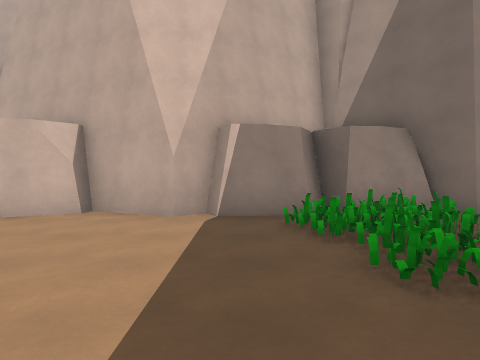
view 1 (above)

24 first-person views from a walk through a Godot game level. The camera is 1.5 m above the floor, tilts 2° down and sees 75° across. The floor is counted in squares, 2 m on a side. Each view is taken from the middle of a square. On the plan, view 1 faces up. The plan holds only what a view shows up to about 10 squares ahead; the rest is blank. The place goes on beyond the plan. Characters and animated objects are left out. Surface patterns are stand-ins for the level's own textures.

view 2
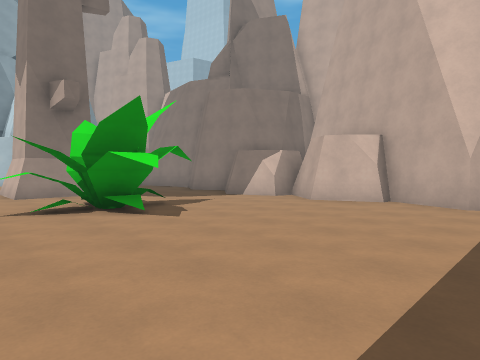

view 3
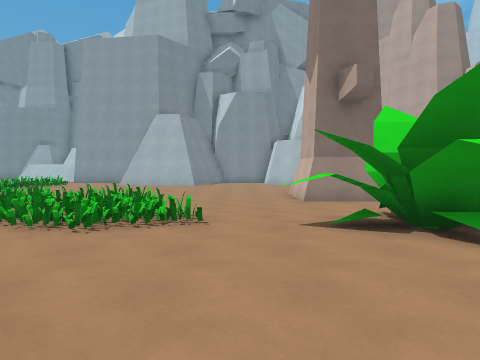

view 4
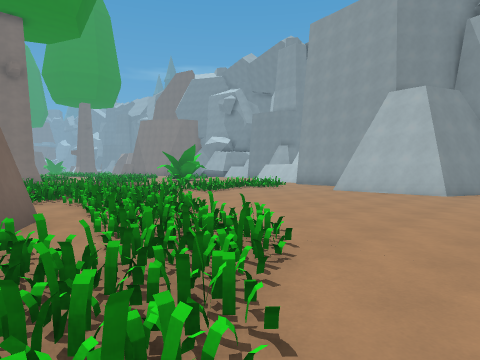

view 5
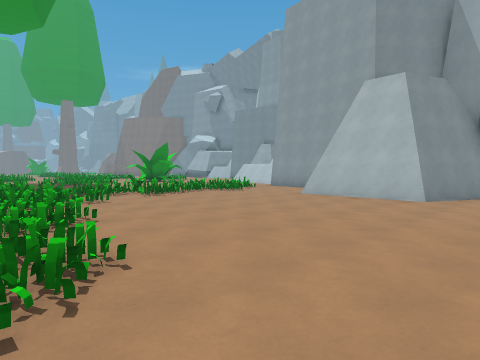

view 6
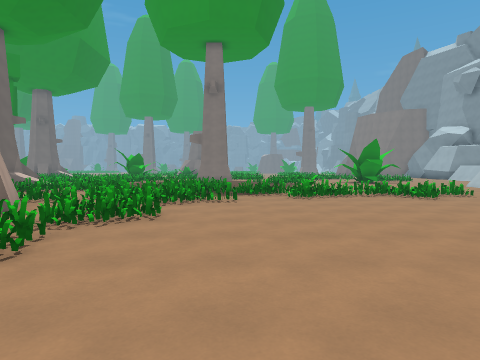

view 7
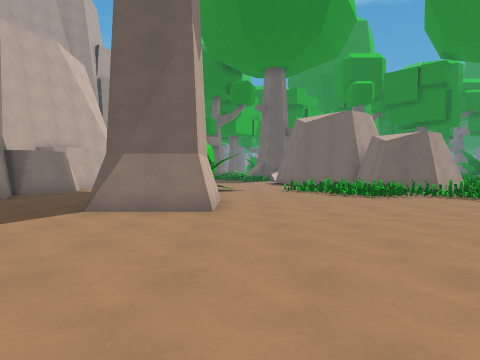

view 8
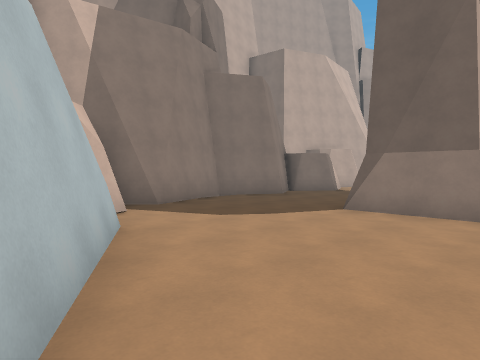

view 9
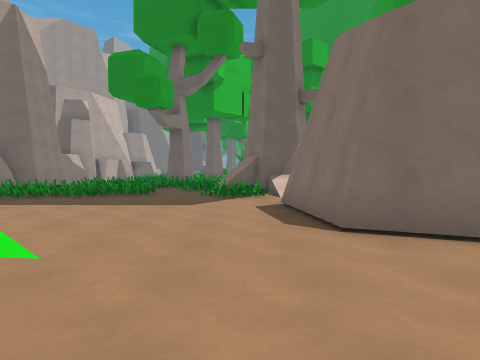

view 10
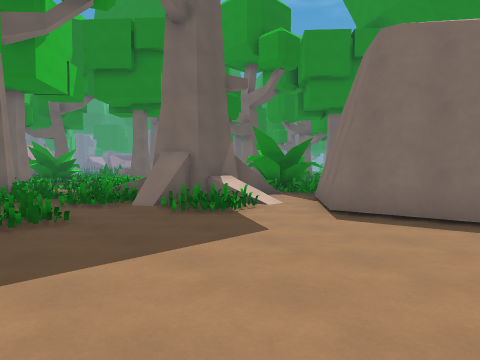

view 11
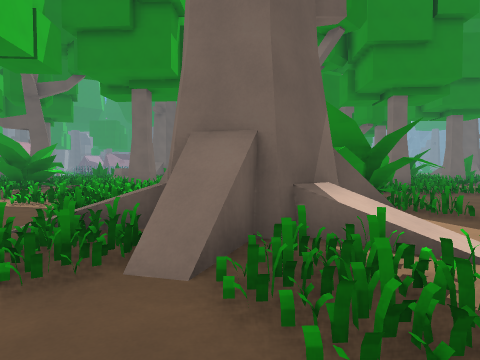

view 12
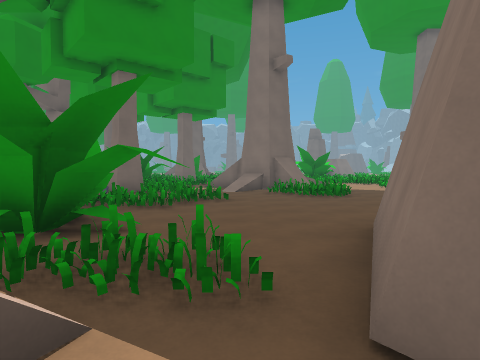

view 13
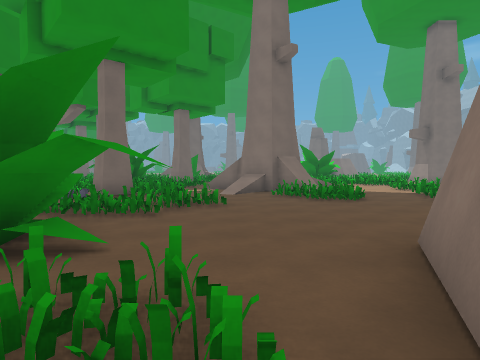

view 14
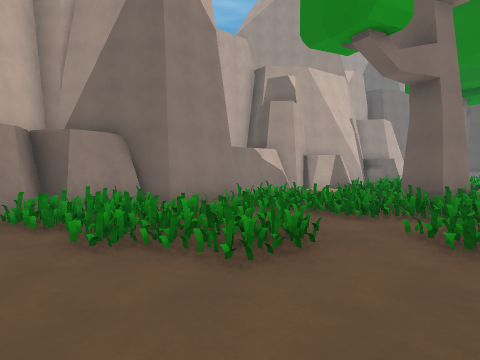

view 15
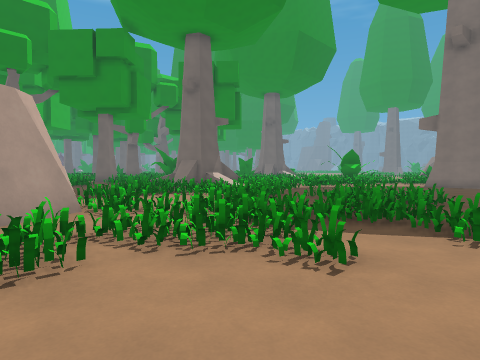

view 16
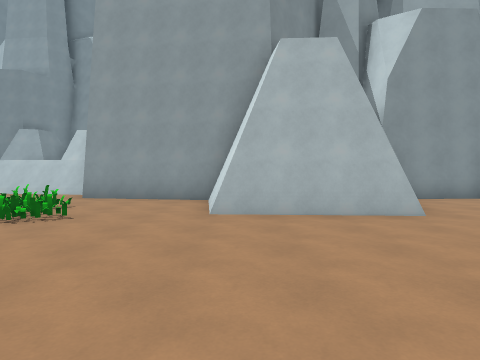

view 17
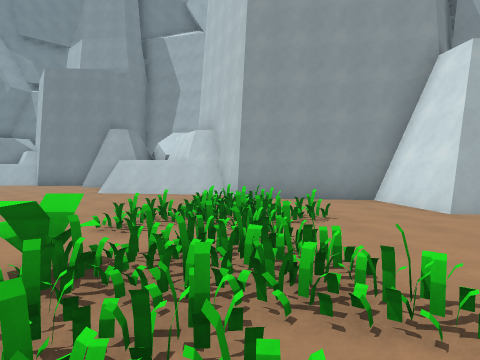

view 18
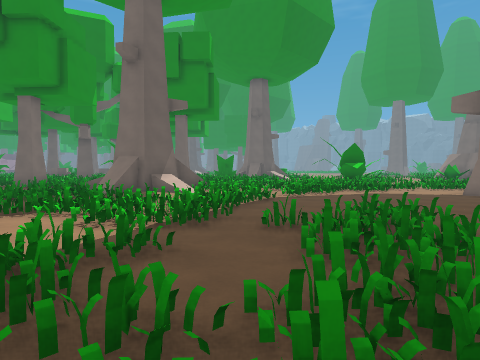

view 19
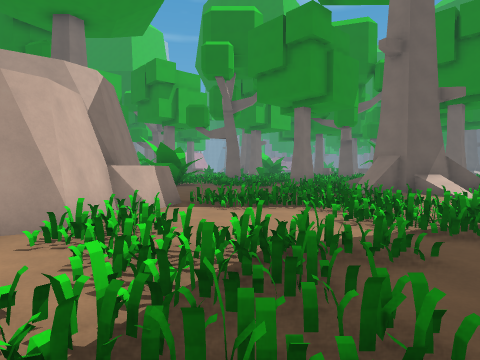

view 20
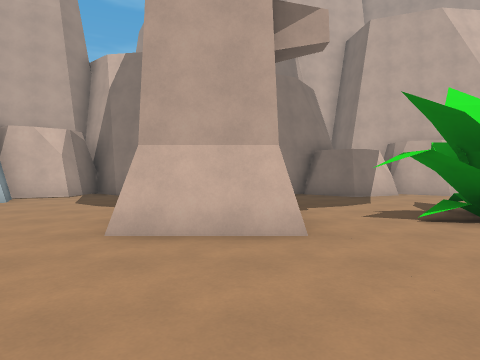

view 21
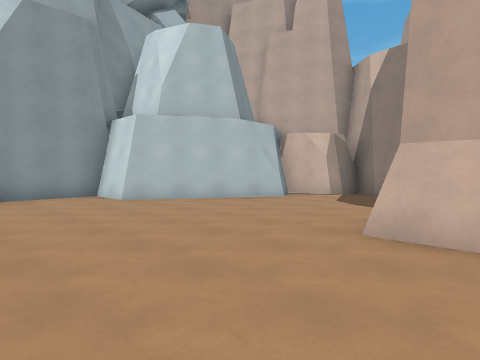

view 22
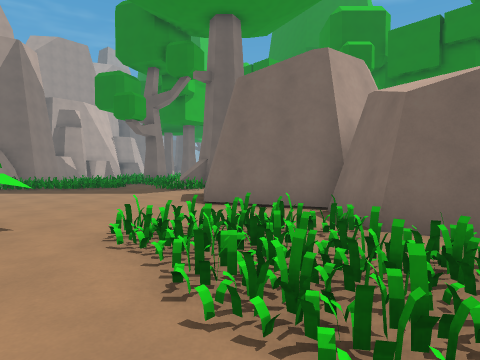

view 23
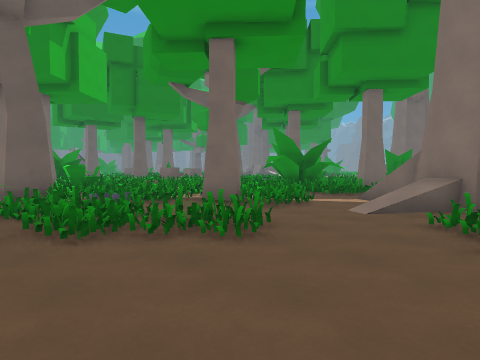

view 24
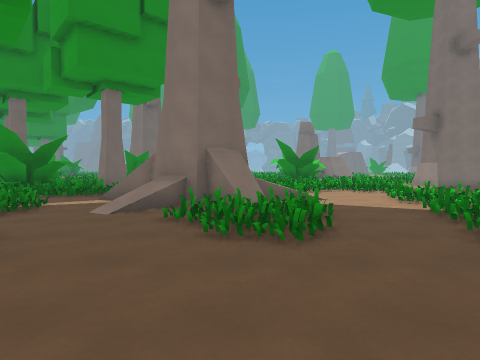

### Floor plan
Key: @ floor where view 1 was taken; # wall or solid block; . floor; / step, stairs or slope; = window, fence, low wall or low ledge; v drop or lower ground; R rock; T tree; O other object.
Columns run from 21 left of view 1 to 9 right of it. Each row starts with its distance up from view 1.
  6       ##############RRRRR#
  5       #.....#.##.#..#RRRR###
  4      ##...............===#==
  3      #.................=====#==
  2     ##.................==#=====
  1     #.....##..###......=====#T
  0   ###.....##..##.....@...===T#=
 -1   #............#.......=.vv=#==
 -2   #...................==##vv===
 -3   #...........=....##..=###v==v
 -4   ###........===..####..#     =
 -5     #.......===..##  ##.##
 -6     #........=####   ##==#
 -7   ###.......==##     #...##
 -8   #..........=##   ###...##
 -9   #.........===..##......##
-10   #..=..=..=====..#......====##
-11 ###.======..===..=/.....==O==#T
-12 #....==.=====..../=.....=...===
-13 #........ ..=..=/=/.==......===
-14 #.....    .===.==/=.===../##===
-15 #...      .==...=/...=v/.==#==
-16 ....      ...=..==...###..===
-17 ...        .....==.//#  /.==
-18 ..         ........==#   ===#
-19            .....=..==    =####
-20             ....=
-21             ....
-22             #..

Where each view was taken, in squares from view 1:
view 1: 0 up, 0 right, facing up
view 2: 2 down, 0 right, facing up-left
view 3: 2 down, 2 left, facing left
view 4: 2 down, 6 left, facing down-left
view 5: 2 down, 8 left, facing down-left
view 6: 2 down, 11 left, facing down
view 7: 1 down, 17 left, facing right
view 8: 1 down, 17 left, facing up-right
view 9: 2 down, 7 left, facing right
view 10: 2 up, 3 left, facing down-right
view 11: 0 up, 1 right, facing down-right
view 12: 4 down, 2 right, facing down
view 13: 5 down, 2 right, facing down
view 14: 1 down, 0 right, facing up-right
view 15: 7 down, 12 left, facing down-right
view 16: 7 down, 11 left, facing left
view 17: 11 down, 11 left, facing left
view 18: 11 down, 10 left, facing down-right
view 19: 11 down, 10 left, facing right
view 20: 4 down, 10 left, facing up
view 21: 4 down, 10 left, facing up-left
view 22: 4 down, 10 left, facing right
view 23: 9 down, 0 right, facing down-right
view 24: 9 down, 0 right, facing down
